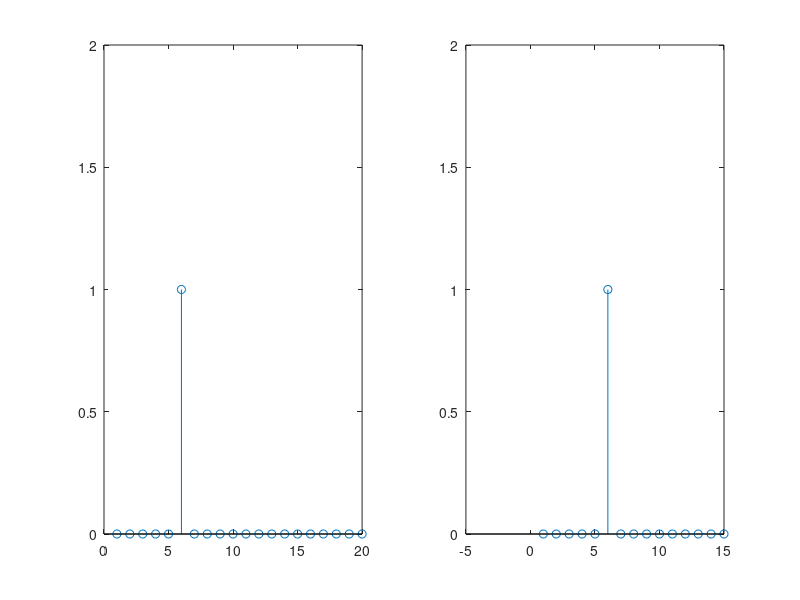
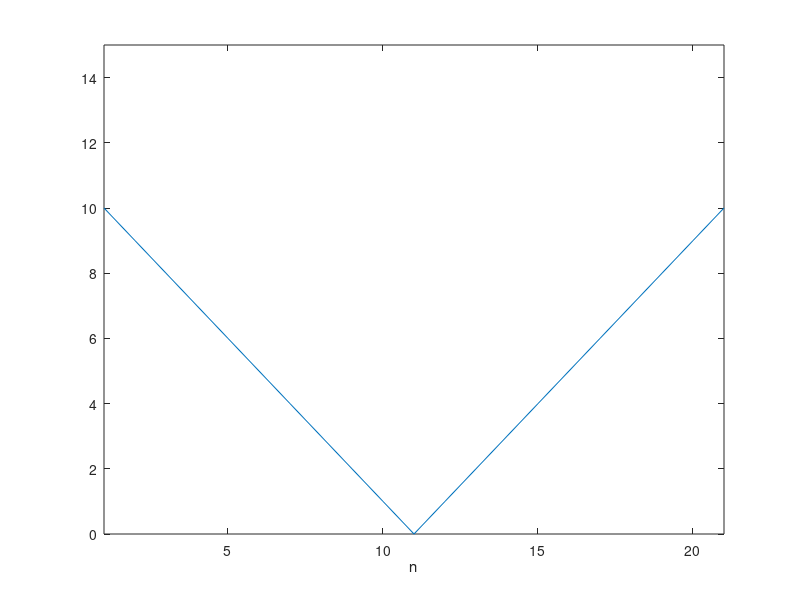
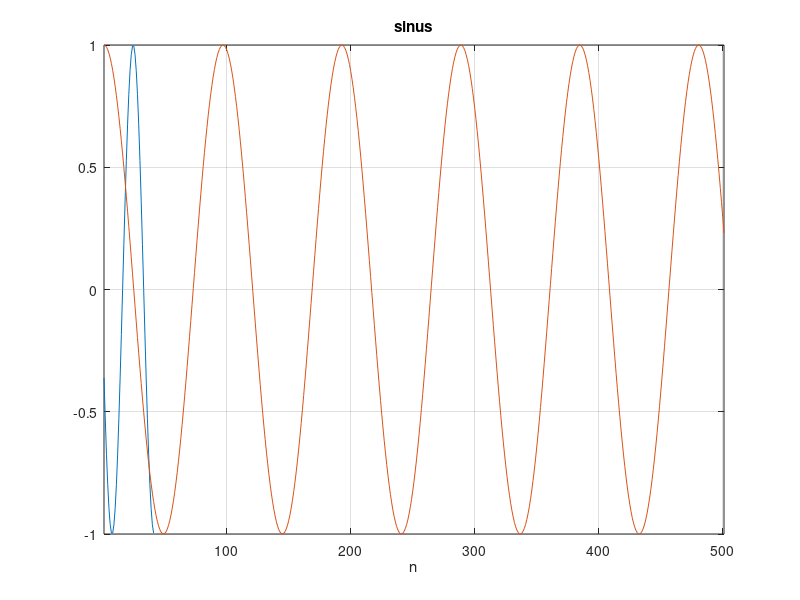
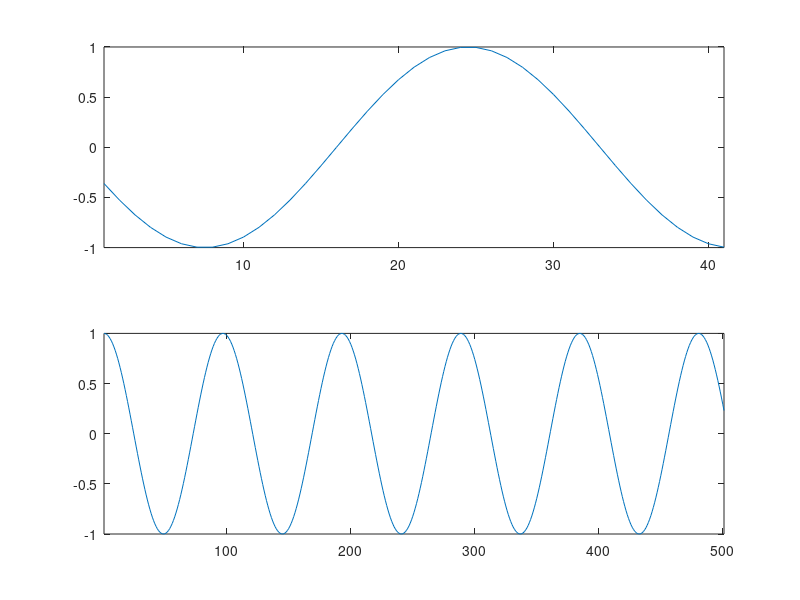

Recreate these plots in MATLAB, in order.
% reprezentarea grafica in functie de m si n
z=zeros(1,21)
z(6)=1
subplot(1,2,1),stem(z),axis([0 20 0 2])
subplot(1,2,2),stem(z),axis([-5,15,0,2])
%t=|10-n| , n=0:20
t=10:-1:-10;
t=abs(t);
figure(2)
plot(t),xlabel('n'),axis([1 21 0 15])
% punctul c
n=-15:1:25
x1=sin((pi*n/17));
n=0:0.1:50
x2=cos((pi*n)/sqrt(23));
figure(3)
plot(x1),grid,title('sinus'),xlabel('n'),axis([1,501,-1,1])
hold on
plot(x2)
%figura 2
figure(4)
subplot(2,1,1),plot(x1),axis([1 41 -1 1])
subplot(2,1,2),plot(x2),axis([1,501,-1,1])
% cu functia stem
figure(5)
subplot(2,1,1),stem(x1),axis([1 41 -1 1])
subplot(2,1,2),stem(x2),axis([1,501,-1,1])